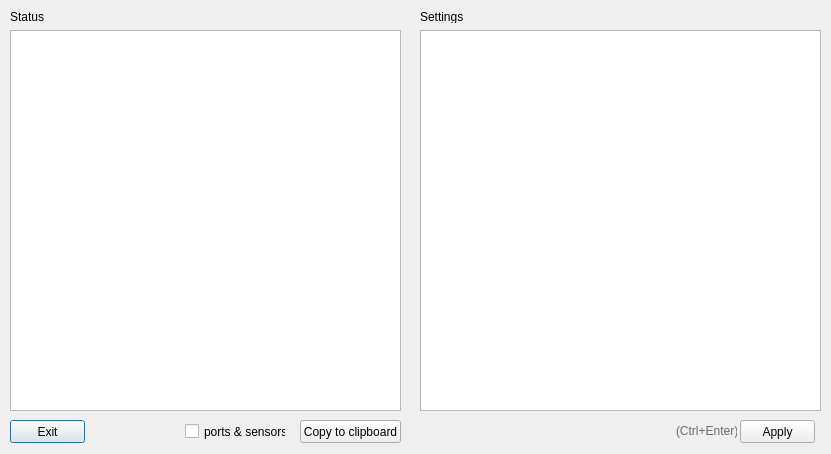
<?xml version="1.0" encoding="UTF-8"?>
<ui version="4.0">
 <class>Dialog</class>
 <widget class="QDialog" name="Dialog">
  <property name="geometry">
   <rect>
    <x>0</x>
    <y>0</y>
    <width>831</width>
    <height>454</height>
   </rect>
  </property>
  <property name="windowTitle">
   <string>Dialog</string>
  </property>
  <widget class="QPushButton" name="closeButton">
   <property name="geometry">
    <rect>
     <x>10</x>
     <y>420</y>
     <width>75</width>
     <height>23</height>
    </rect>
   </property>
   <property name="text">
    <string>Exit</string>
   </property>
  </widget>
  <widget class="QPushButton" name="applyButton">
   <property name="geometry">
    <rect>
     <x>740</x>
     <y>420</y>
     <width>75</width>
     <height>23</height>
    </rect>
   </property>
   <property name="text">
    <string>Apply</string>
   </property>
  </widget>
  <widget class="QPlainTextEdit" name="statusEdit">
   <property name="geometry">
    <rect>
     <x>10</x>
     <y>30</y>
     <width>391</width>
     <height>381</height>
    </rect>
   </property>
   <property name="font">
    <font>
     <family>Consolas</family>
     <pointsize>9</pointsize>
     <weight>75</weight>
     <bold>true</bold>
    </font>
   </property>
   <property name="undoRedoEnabled">
    <bool>false</bool>
   </property>
   <property name="readOnly">
    <bool>true</bool>
   </property>
  </widget>
  <widget class="QPlainTextEdit" name="settingsEdit">
   <property name="geometry">
    <rect>
     <x>420</x>
     <y>30</y>
     <width>401</width>
     <height>381</height>
    </rect>
   </property>
   <property name="font">
    <font>
     <family>Consolas</family>
     <pointsize>9</pointsize>
     <weight>75</weight>
     <bold>true</bold>
    </font>
   </property>
  </widget>
  <widget class="QLabel" name="label">
   <property name="geometry">
    <rect>
     <x>10</x>
     <y>10</y>
     <width>47</width>
     <height>13</height>
    </rect>
   </property>
   <property name="text">
    <string>Status</string>
   </property>
  </widget>
  <widget class="QLabel" name="label_2">
   <property name="geometry">
    <rect>
     <x>420</x>
     <y>10</y>
     <width>47</width>
     <height>13</height>
    </rect>
   </property>
   <property name="text">
    <string>Settings</string>
   </property>
  </widget>
  <widget class="QPushButton" name="clipboardButton">
   <property name="geometry">
    <rect>
     <x>300</x>
     <y>420</y>
     <width>101</width>
     <height>23</height>
    </rect>
   </property>
   <property name="text">
    <string>Copy to clipboard</string>
   </property>
  </widget>
  <widget class="QLabel" name="label_3">
   <property name="geometry">
    <rect>
     <x>676</x>
     <y>421</y>
     <width>61</width>
     <height>20</height>
    </rect>
   </property>
   <property name="palette">
    <palette>
     <active>
      <colorrole role="WindowText">
       <brush brushstyle="SolidPattern">
        <color alpha="255">
         <red>107</red>
         <green>107</green>
         <blue>107</blue>
        </color>
       </brush>
      </colorrole>
     </active>
     <inactive>
      <colorrole role="WindowText">
       <brush brushstyle="SolidPattern">
        <color alpha="255">
         <red>107</red>
         <green>107</green>
         <blue>107</blue>
        </color>
       </brush>
      </colorrole>
     </inactive>
     <disabled>
      <colorrole role="WindowText">
       <brush brushstyle="SolidPattern">
        <color alpha="255">
         <red>120</red>
         <green>120</green>
         <blue>120</blue>
        </color>
       </brush>
      </colorrole>
     </disabled>
    </palette>
   </property>
   <property name="text">
    <string>(Ctrl+Enter)</string>
   </property>
  </widget>
  <widget class="QCheckBox" name="portsandsensorscheckBox">
   <property name="geometry">
    <rect>
     <x>185</x>
     <y>423</y>
     <width>101</width>
     <height>17</height>
    </rect>
   </property>
   <property name="text">
    <string>ports &amp;&amp; sensors</string>
   </property>
  </widget>
 </widget>
 <resources/>
 <connections/>
</ui>
